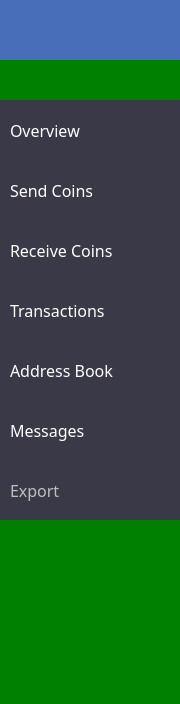
<?xml version="1.0" encoding="UTF-8"?>
<ui version="4.0">
 <class>MenuPage</class>
 <widget class="QWidget" name="MenuPage">
  <property name="geometry">
   <rect>
    <x>0</x>
    <y>0</y>
    <width>180</width>
    <height>704</height>
   </rect>
  </property>
  <property name="sizePolicy">
   <sizepolicy hsizetype="Fixed" vsizetype="Expanding">
    <horstretch>0</horstretch>
    <verstretch>0</verstretch>
   </sizepolicy>
  </property>
  <property name="minimumSize">
   <size>
    <width>180</width>
    <height>0</height>
   </size>
  </property>
  <property name="maximumSize">
   <size>
    <width>180</width>
    <height>16777215</height>
   </size>
  </property>
  <property name="palette">
   <palette>
    <active>
     <colorrole role="WindowText">
      <brush brushstyle="SolidPattern">
       <color alpha="255">
        <red>0</red>
        <green>0</green>
        <blue>0</blue>
       </color>
      </brush>
     </colorrole>
     <colorrole role="Button">
      <brush brushstyle="SolidPattern">
       <color alpha="255">
        <red>0</red>
        <green>128</green>
        <blue>0</blue>
       </color>
      </brush>
     </colorrole>
     <colorrole role="Midlight">
      <brush brushstyle="SolidPattern">
       <color alpha="255">
        <red>255</red>
        <green>255</green>
        <blue>255</blue>
       </color>
      </brush>
     </colorrole>
     <colorrole role="Dark">
      <brush brushstyle="SolidPattern">
       <color alpha="255">
        <red>225</red>
        <green>225</green>
        <blue>225</blue>
       </color>
      </brush>
     </colorrole>
     <colorrole role="Mid">
      <brush brushstyle="SolidPattern">
       <color alpha="255">
        <red>0</red>
        <green>0</green>
        <blue>255</blue>
       </color>
      </brush>
     </colorrole>
     <colorrole role="Text">
      <brush brushstyle="SolidPattern">
       <color alpha="255">
        <red>0</red>
        <green>0</green>
        <blue>0</blue>
       </color>
      </brush>
     </colorrole>
     <colorrole role="BrightText">
      <brush brushstyle="SolidPattern">
       <color alpha="255">
        <red>255</red>
        <green>128</green>
        <blue>0</blue>
       </color>
      </brush>
     </colorrole>
     <colorrole role="ButtonText">
      <brush brushstyle="SolidPattern">
       <color alpha="255">
        <red>0</red>
        <green>0</green>
        <blue>0</blue>
       </color>
      </brush>
     </colorrole>
     <colorrole role="Base">
      <brush brushstyle="SolidPattern">
       <color alpha="255">
        <red>0</red>
        <green>128</green>
        <blue>0</blue>
       </color>
      </brush>
     </colorrole>
     <colorrole role="Window">
      <brush brushstyle="SolidPattern">
       <color alpha="255">
        <red>0</red>
        <green>128</green>
        <blue>0</blue>
       </color>
      </brush>
     </colorrole>
    </active>
    <inactive>
     <colorrole role="WindowText">
      <brush brushstyle="SolidPattern">
       <color alpha="255">
        <red>0</red>
        <green>0</green>
        <blue>0</blue>
       </color>
      </brush>
     </colorrole>
     <colorrole role="Button">
      <brush brushstyle="SolidPattern">
       <color alpha="255">
        <red>0</red>
        <green>128</green>
        <blue>0</blue>
       </color>
      </brush>
     </colorrole>
     <colorrole role="Midlight">
      <brush brushstyle="SolidPattern">
       <color alpha="255">
        <red>255</red>
        <green>255</green>
        <blue>255</blue>
       </color>
      </brush>
     </colorrole>
     <colorrole role="Dark">
      <brush brushstyle="SolidPattern">
       <color alpha="255">
        <red>225</red>
        <green>225</green>
        <blue>225</blue>
       </color>
      </brush>
     </colorrole>
     <colorrole role="Mid">
      <brush brushstyle="SolidPattern">
       <color alpha="255">
        <red>0</red>
        <green>0</green>
        <blue>255</blue>
       </color>
      </brush>
     </colorrole>
     <colorrole role="Text">
      <brush brushstyle="SolidPattern">
       <color alpha="255">
        <red>0</red>
        <green>0</green>
        <blue>0</blue>
       </color>
      </brush>
     </colorrole>
     <colorrole role="BrightText">
      <brush brushstyle="SolidPattern">
       <color alpha="255">
        <red>255</red>
        <green>128</green>
        <blue>0</blue>
       </color>
      </brush>
     </colorrole>
     <colorrole role="ButtonText">
      <brush brushstyle="SolidPattern">
       <color alpha="255">
        <red>0</red>
        <green>0</green>
        <blue>0</blue>
       </color>
      </brush>
     </colorrole>
     <colorrole role="Base">
      <brush brushstyle="SolidPattern">
       <color alpha="255">
        <red>0</red>
        <green>128</green>
        <blue>0</blue>
       </color>
      </brush>
     </colorrole>
     <colorrole role="Window">
      <brush brushstyle="SolidPattern">
       <color alpha="255">
        <red>0</red>
        <green>128</green>
        <blue>0</blue>
       </color>
      </brush>
     </colorrole>
    </inactive>
    <disabled>
     <colorrole role="WindowText">
      <brush brushstyle="SolidPattern">
       <color alpha="255">
        <red>225</red>
        <green>225</green>
        <blue>225</blue>
       </color>
      </brush>
     </colorrole>
     <colorrole role="Button">
      <brush brushstyle="SolidPattern">
       <color alpha="255">
        <red>0</red>
        <green>128</green>
        <blue>0</blue>
       </color>
      </brush>
     </colorrole>
     <colorrole role="Midlight">
      <brush brushstyle="SolidPattern">
       <color alpha="255">
        <red>255</red>
        <green>255</green>
        <blue>255</blue>
       </color>
      </brush>
     </colorrole>
     <colorrole role="Dark">
      <brush brushstyle="SolidPattern">
       <color alpha="255">
        <red>225</red>
        <green>225</green>
        <blue>225</blue>
       </color>
      </brush>
     </colorrole>
     <colorrole role="Mid">
      <brush brushstyle="SolidPattern">
       <color alpha="255">
        <red>0</red>
        <green>0</green>
        <blue>255</blue>
       </color>
      </brush>
     </colorrole>
     <colorrole role="Text">
      <brush brushstyle="SolidPattern">
       <color alpha="255">
        <red>225</red>
        <green>225</green>
        <blue>225</blue>
       </color>
      </brush>
     </colorrole>
     <colorrole role="BrightText">
      <brush brushstyle="SolidPattern">
       <color alpha="255">
        <red>255</red>
        <green>128</green>
        <blue>0</blue>
       </color>
      </brush>
     </colorrole>
     <colorrole role="ButtonText">
      <brush brushstyle="SolidPattern">
       <color alpha="255">
        <red>225</red>
        <green>225</green>
        <blue>225</blue>
       </color>
      </brush>
     </colorrole>
     <colorrole role="Base">
      <brush brushstyle="SolidPattern">
       <color alpha="255">
        <red>0</red>
        <green>128</green>
        <blue>0</blue>
       </color>
      </brush>
     </colorrole>
     <colorrole role="Window">
      <brush brushstyle="SolidPattern">
       <color alpha="255">
        <red>0</red>
        <green>128</green>
        <blue>0</blue>
       </color>
      </brush>
     </colorrole>
    </disabled>
   </palette>
  </property>
  <property name="font">
   <font>
    <family>ZoinLight</family>
   </font>
  </property>
  <property name="windowTitle">
   <string>Form</string>
  </property>
  <property name="autoFillBackground">
   <bool>false</bool>
  </property>
  <property name="styleSheet">
   <string notr="true">background-color: green;border-style: none;</string>
  </property>
  <layout class="QVBoxLayout" name="topLayout">
   <property name="spacing">
    <number>0</number>
   </property>
   <property name="leftMargin">
    <number>0</number>
   </property>
   <property name="topMargin">
    <number>0</number>
   </property>
   <property name="rightMargin">
    <number>0</number>
   </property>
   <property name="bottomMargin">
    <number>0</number>
   </property>
   <item>
    <widget class="QPushButton" name="pushButton">
     <property name="minimumSize">
      <size>
       <width>180</width>
       <height>60</height>
      </size>
     </property>
     <property name="maximumSize">
      <size>
       <width>180</width>
       <height>16777215</height>
      </size>
     </property>
     <property name="font">
      <font>
       <family>Helvetica Neue</family>
       <pointsize>16</pointsize>
       <weight>75</weight>
       <bold>true</bold>
      </font>
     </property>
     <property name="styleSheet">
      <string notr="true">background-color: #486EBA</string>
     </property>
     <property name="text">
      <string/>
     </property>
     <property name="icon">
      <iconset resource="../bitcoin.qrc">
       <normaloff>:/icons/DeepOnionLogoWithTextWhite</normaloff>
       <normalon>:/icons/DeepOnionLogoWithTextWhite</normalon>:/icons/DeepOnionLogoWithTextWhite</iconset>
     </property>
     <property name="iconSize">
      <size>
       <width>160</width>
       <height>36</height>
      </size>
     </property>
    </widget>
   </item>
   <item>
    <spacer name="verticalSpacer">
     <property name="orientation">
      <enum>Qt::Vertical</enum>
     </property>
     <property name="sizeType">
      <enum>QSizePolicy::Fixed</enum>
     </property>
     <property name="sizeHint" stdset="0">
      <size>
       <width>20</width>
       <height>40</height>
      </size>
     </property>
    </spacer>
   </item>
   <item>
    <widget class="QPushButton" name="Overview">
     <property name="sizePolicy">
      <sizepolicy hsizetype="Fixed" vsizetype="Minimum">
       <horstretch>0</horstretch>
       <verstretch>0</verstretch>
      </sizepolicy>
     </property>
     <property name="minimumSize">
      <size>
       <width>180</width>
       <height>40</height>
      </size>
     </property>
     <property name="maximumSize">
      <size>
       <width>180</width>
       <height>60</height>
      </size>
     </property>
     <property name="font">
      <font>
       <family>ZoinLight</family>
       <pointsize>12</pointsize>
       <weight>50</weight>
       <italic>false</italic>
       <bold>false</bold>
       <strikeout>false</strikeout>
       <kerning>false</kerning>
      </font>
     </property>
     <property name="layoutDirection">
      <enum>Qt::LeftToRight</enum>
     </property>
     <property name="styleSheet">
      <string notr="true">QPushButton{
border:0;
height: 60px;
padding-left: 10px;
text-align:left;
color: white;
background-color: #393947
}</string>
     </property>
     <property name="text">
      <string>Overview</string>
     </property>
     <property name="icon">
      <iconset resource="../bitcoin.qrc">
       <normaloff>:/icons/NewOverviewS</normaloff>
       <normalon>:/icons/NewOverviewS</normalon>:/icons/NewOverviewS</iconset>
     </property>
     <property name="iconSize">
      <size>
       <width>24</width>
       <height>24</height>
      </size>
     </property>
     <property name="checkable">
      <bool>true</bool>
     </property>
     <property name="checked">
      <bool>false</bool>
     </property>
    </widget>
   </item>
   <item>
    <widget class="QPushButton" name="SendCoins">
     <property name="sizePolicy">
      <sizepolicy hsizetype="Fixed" vsizetype="Minimum">
       <horstretch>0</horstretch>
       <verstretch>0</verstretch>
      </sizepolicy>
     </property>
     <property name="minimumSize">
      <size>
       <width>180</width>
       <height>60</height>
      </size>
     </property>
     <property name="maximumSize">
      <size>
       <width>180</width>
       <height>60</height>
      </size>
     </property>
     <property name="font">
      <font>
       <family>ZoinLight</family>
       <pointsize>12</pointsize>
       <weight>50</weight>
       <bold>false</bold>
      </font>
     </property>
     <property name="styleSheet">
      <string notr="true">QPushButton{
border:0;
height: 60px;
padding-left: 10px;
text-align:left;
color: white;
background-color: #393947;
}</string>
     </property>
     <property name="text">
      <string>Send Coins</string>
     </property>
     <property name="icon">
      <iconset resource="../bitcoin.qrc">
       <normaloff>:/icons/NewSendCoinsS</normaloff>
       <normalon>:/icons/NewSendCoinsS</normalon>:/icons/NewSendCoinsS</iconset>
     </property>
     <property name="iconSize">
      <size>
       <width>24</width>
       <height>24</height>
      </size>
     </property>
     <property name="checkable">
      <bool>true</bool>
     </property>
    </widget>
   </item>
   <item>
    <widget class="QPushButton" name="ReceiveCoins">
     <property name="sizePolicy">
      <sizepolicy hsizetype="Fixed" vsizetype="Minimum">
       <horstretch>0</horstretch>
       <verstretch>0</verstretch>
      </sizepolicy>
     </property>
     <property name="minimumSize">
      <size>
       <width>180</width>
       <height>60</height>
      </size>
     </property>
     <property name="maximumSize">
      <size>
       <width>180</width>
       <height>60</height>
      </size>
     </property>
     <property name="font">
      <font>
       <family>ZoinLight</family>
       <pointsize>12</pointsize>
       <weight>50</weight>
       <bold>false</bold>
      </font>
     </property>
     <property name="styleSheet">
      <string notr="true">QPushButton{
border:0;
height: 60px;
padding-left: 10px;
text-align:left;
color: white;
background-color: #393947;
}</string>
     </property>
     <property name="text">
      <string>Receive Coins</string>
     </property>
     <property name="icon">
      <iconset resource="../bitcoin.qrc">
       <normaloff>:/icons/NewReceiveCoinsS</normaloff>
       <normalon>:/icons/NewReceiveCoinsS</normalon>:/icons/NewReceiveCoinsS</iconset>
     </property>
     <property name="iconSize">
      <size>
       <width>24</width>
       <height>24</height>
      </size>
     </property>
     <property name="checkable">
      <bool>true</bool>
     </property>
    </widget>
   </item>
   <item>
    <widget class="QPushButton" name="Transactions">
     <property name="sizePolicy">
      <sizepolicy hsizetype="Fixed" vsizetype="Minimum">
       <horstretch>0</horstretch>
       <verstretch>0</verstretch>
      </sizepolicy>
     </property>
     <property name="minimumSize">
      <size>
       <width>180</width>
       <height>60</height>
      </size>
     </property>
     <property name="maximumSize">
      <size>
       <width>180</width>
       <height>60</height>
      </size>
     </property>
     <property name="font">
      <font>
       <family>ZoinLight</family>
       <pointsize>12</pointsize>
       <weight>50</weight>
       <bold>false</bold>
      </font>
     </property>
     <property name="layoutDirection">
      <enum>Qt::LeftToRight</enum>
     </property>
     <property name="styleSheet">
      <string notr="true">QPushButton{
border:0;
height: 60px;
padding-left: 10px;
text-align:left;
color: white;
background-color: #393947;
}</string>
     </property>
     <property name="text">
      <string>Transactions</string>
     </property>
     <property name="icon">
      <iconset resource="../bitcoin.qrc">
       <normaloff>:/icons/NewTransactionsS</normaloff>
       <normalon>:/icons/NewTransactionsS</normalon>:/icons/NewTransactionsS</iconset>
     </property>
     <property name="iconSize">
      <size>
       <width>24</width>
       <height>24</height>
      </size>
     </property>
     <property name="checkable">
      <bool>true</bool>
     </property>
    </widget>
   </item>
   <item>
    <widget class="QPushButton" name="AddressBook">
     <property name="sizePolicy">
      <sizepolicy hsizetype="Fixed" vsizetype="Minimum">
       <horstretch>0</horstretch>
       <verstretch>0</verstretch>
      </sizepolicy>
     </property>
     <property name="minimumSize">
      <size>
       <width>180</width>
       <height>60</height>
      </size>
     </property>
     <property name="maximumSize">
      <size>
       <width>180</width>
       <height>60</height>
      </size>
     </property>
     <property name="font">
      <font>
       <family>ZoinLight</family>
       <pointsize>12</pointsize>
       <weight>50</weight>
       <bold>false</bold>
      </font>
     </property>
     <property name="styleSheet">
      <string notr="true">QPushButton{
border:0;
height: 60px;
padding-left: 10px;
text-align:left;
color: white;
background-color: #393947;
}</string>
     </property>
     <property name="text">
      <string>Address Book</string>
     </property>
     <property name="icon">
      <iconset resource="../bitcoin.qrc">
       <normaloff>:/icons/NewAddressBookS</normaloff>
       <normalon>:/icons/NewAddressBookS</normalon>:/icons/NewAddressBookS</iconset>
     </property>
     <property name="iconSize">
      <size>
       <width>24</width>
       <height>24</height>
      </size>
     </property>
     <property name="checkable">
      <bool>true</bool>
     </property>
    </widget>
   </item>
   <item>
    <widget class="QPushButton" name="Messages">
     <property name="sizePolicy">
      <sizepolicy hsizetype="Fixed" vsizetype="Minimum">
       <horstretch>0</horstretch>
       <verstretch>0</verstretch>
      </sizepolicy>
     </property>
     <property name="minimumSize">
      <size>
       <width>180</width>
       <height>60</height>
      </size>
     </property>
     <property name="maximumSize">
      <size>
       <width>180</width>
       <height>60</height>
      </size>
     </property>
     <property name="font">
      <font>
       <family>ZoinLight</family>
       <pointsize>12</pointsize>
       <weight>50</weight>
       <bold>false</bold>
      </font>
     </property>
     <property name="styleSheet">
      <string notr="true">QPushButton{
border:0;
height: 60px;
padding-left: 10px;
text-align:left;
color: white;
background-color: #393947;
}</string>
     </property>
     <property name="text">
      <string>Messages</string>
     </property>
     <property name="icon">
      <iconset resource="../bitcoin.qrc">
       <normaloff>:/icons/NewMessagesS</normaloff>
       <normalon>:/icons/NewMessagesS</normalon>:/icons/NewMessagesS</iconset>
     </property>
     <property name="iconSize">
      <size>
       <width>24</width>
       <height>24</height>
      </size>
     </property>
     <property name="checkable">
      <bool>true</bool>
     </property>
    </widget>
   </item>
   <item>
    <widget class="QPushButton" name="Export">
     <property name="enabled">
      <bool>false</bool>
     </property>
     <property name="sizePolicy">
      <sizepolicy hsizetype="Fixed" vsizetype="Minimum">
       <horstretch>0</horstretch>
       <verstretch>0</verstretch>
      </sizepolicy>
     </property>
     <property name="minimumSize">
      <size>
       <width>180</width>
       <height>60</height>
      </size>
     </property>
     <property name="maximumSize">
      <size>
       <width>180</width>
       <height>60</height>
      </size>
     </property>
     <property name="font">
      <font>
       <family>ZoinLight</family>
       <pointsize>12</pointsize>
       <weight>50</weight>
       <bold>false</bold>
      </font>
     </property>
     <property name="styleSheet">
      <string notr="true">border:0;
height: 60px;
padding-left:10px;
text-align:left;
background-color: #393947;
</string>
     </property>
     <property name="text">
      <string>Export</string>
     </property>
     <property name="icon">
      <iconset resource="../bitcoin.qrc">
       <normaloff>:/icons/NewExportUS</normaloff>:/icons/NewExportUS</iconset>
     </property>
     <property name="iconSize">
      <size>
       <width>24</width>
       <height>24</height>
      </size>
     </property>
     <property name="flat">
      <bool>false</bool>
     </property>
    </widget>
   </item>
   <item>
    <spacer name="verticalSpacer_2">
     <property name="orientation">
      <enum>Qt::Vertical</enum>
     </property>
     <property name="sizeHint" stdset="0">
      <size>
       <width>20</width>
       <height>40</height>
      </size>
     </property>
    </spacer>
   </item>
  </layout>
 </widget>
 <resources>
  <include location="../bitcoin.qrc"/>
 </resources>
 <connections/>
</ui>
